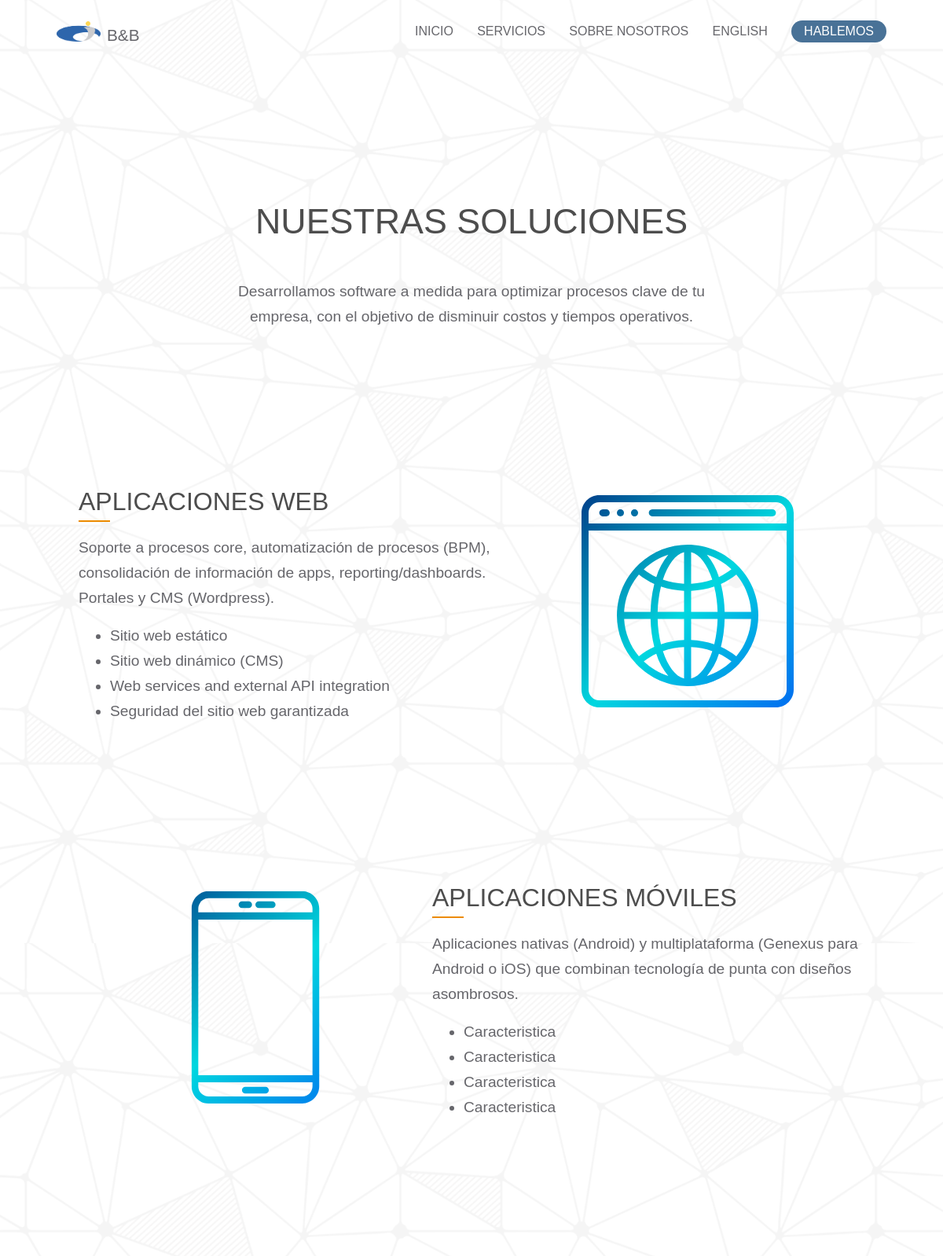
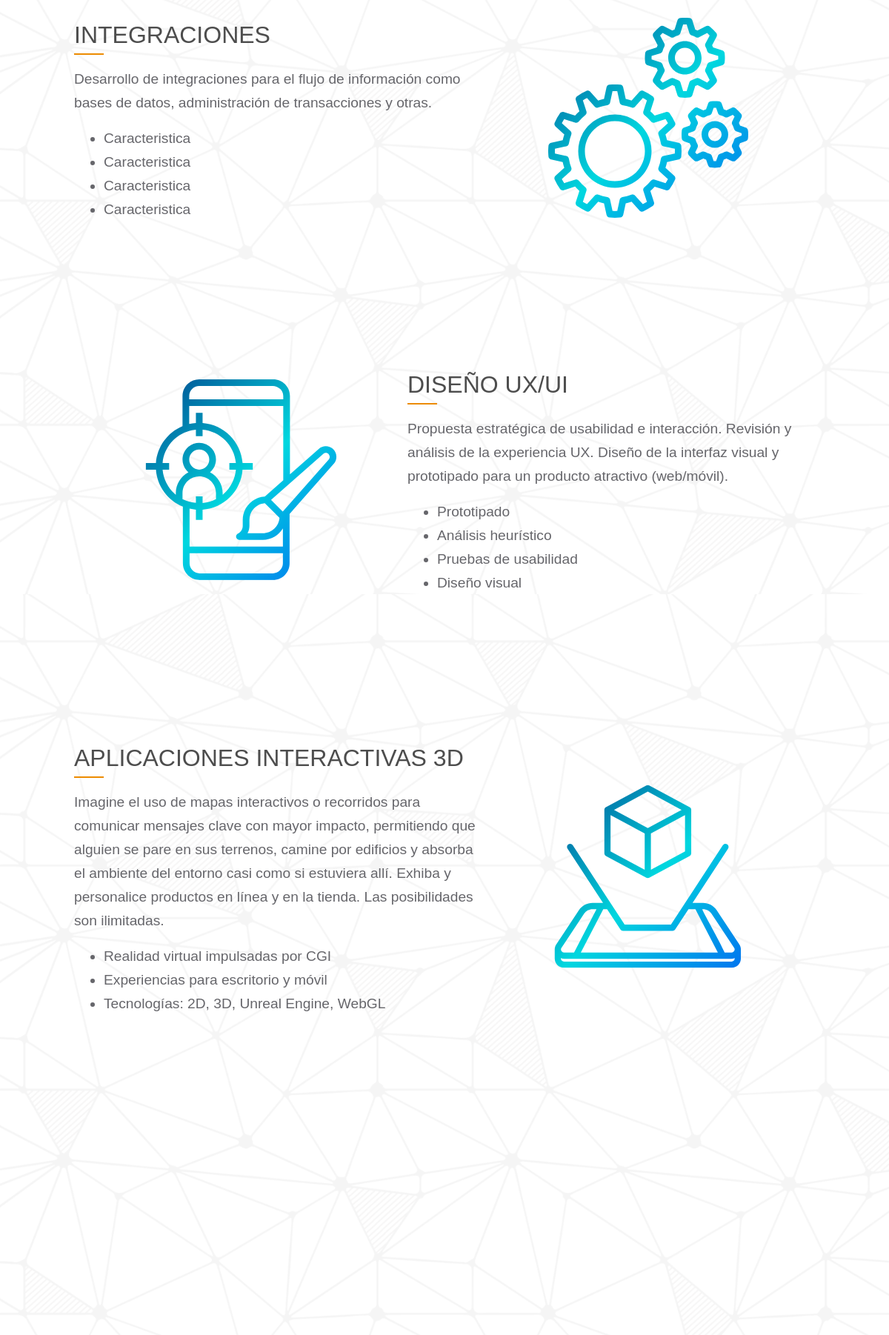
The app's page /servicios/ (upper part) with its own data (2 pictures, top to bottom).
### main/models.py (models this page shows, shortened)
class servicio(models.Model):
    icono = models.TextField(max_length=20000)
    titulo = models.CharField(max_length=30, help_text="Título")
    descripcion = models.TextField(max_length=200, help_text="Descripción")
    descripcion2 = models.TextField(max_length=400, help_text="Descripción2", blank=True)
    listado = models.TextField(max_length=1000, help_text="Listado", blank=True)

### main/views.py (the view)
# urls.py: path("servicios/", views.servicios, name="servicios"),
def servicios(response):
    servicios = servicio.objects.all()
    return render(response, "main/servicios.html", {'servicios': servicios})

### main/templates/main/servicios.html
{% extends 'main/base.html' %}
{% load static %}
{% load i18n %}
{% block content %}
    <div class="caja-intro">
        <div class="texto-intro envoltura">
            <h1>{% trans "Nuestras soluciones" %}</h1>
            <p>{% trans "Desarrollamos software a medida para optimizar procesos clave de tu empresa, con el objetivo de disminuir costos y tiempos operativos." %}</p>
        </div>
    </div>
    <div class="servicios envoltura">
        {% for servicio in servicios %}
        <div class="servicio">
            <div class="texto">
                <h2>{{ servicio.titulo }}</h2>
                <svg class="sub_linea" viewBox="0 0 40 2">
                    <path d="M 0 0 L 40 0"/>
                </svg>
                {% if not servicio.descripcion2%}
                    <p>{{ servicio.descripcion }}</p>
                {% else %}
                    <p>{{ servicio.descripcion2 }}</p>
                {% endif %}
                {{ servicio.listado|safe }}
            </div>
            <div class="icono">
                {{ servicio.icono|safe }}
            </div>
        </div>
        {% endfor %}
    </div>
{% endblock %}

### main/templates/main/base.html (shortened to what this page needs)
{% load static i18n %}
<html lang="en">
<head>
    <link rel="stylesheet" href="{% static 'main/css/style.css' %}">
    <link rel="stylesheet" href="{% static 'main/css/all.css' %}" media="screen">
</head>
<body>
    <div class="fondo"></div>
    <header>
        <div class="cabezal">
            <div class="envoltura">
                <a href="/inicio">
                    <img src="{% static 'main/img/Logo-01.png' %}">
                    <p>B&B</p>
                </a>
                <nav class="nav-line">
                    <ul>
                        <li><a href="/inicio">{% trans "Inicio" %}</a></li>
                        <li><a href="/servicios">{% trans "Servicios" %}</a></li>
                        <li><a href="/sobre">{% trans "Sobre Nosotros" %}</a></li>
                        {% get_current_language as LANGUAGE_CODE %}
                        {% get_available_languages as LANGUAGES %}
                        {% get_language_info_list for LANGUAGES as languages %}
                        <div class="btn-header">
                            <form action="{% url 'set_language' %}" method="post">
                                {% for language in languages %}
                                    {% if language.code != LANGUAGE_CODE %}
                                        <button type="submit" name="language" value="{{ language.code }}">{{ language.name_local }}</button>
                                    {% endif %}
                                {% endfor %}
                            </form>
                        </div>
                        <li><a href="/contacto" class="button">{% trans "Hablemos" %}</a></li>
                    </ul>
                </nav>
            </div>
        </div>
    </header>
    <main>
        <div id="content">
            {% block content %}
            {% endblock %}
        </div>
    </main>
</body>
</html>

### records on screen
servicio: titulo "APLICACIONES WEB", descripcion "Soporte a procesos core, automatización de procesos (BPM), consolidación de información de apps, reporting/dashboards. Portales y CMS (Wordpress).", listado "Sitio web estático Sitio web dinámico (CMS) Web services and external API integration Seguridad del sitio web garantizada"
servicio: titulo "APLICACIONES MÓVILES", descripcion "Aplicaciones nativas (Android) y multiplataforma (Genexus para Android o iOS) que combinan tecnología de punta con diseños asombrosos.", listado "Caracteristica Caracteristica Caracteristica Caracteristica"
servicio: titulo "INTEGRACIONES", descripcion "Desarrollo de integraciones para el flujo de información como bases de datos, administración de transacciones y otras.", listado "Caracteristica Caracteristica Caracteristica Caracteristica"
servicio: titulo "DISEÑO UX/UI", descripcion2 "Propuesta estratégica de usabilidad e interacción. Revisión y análisis de la experiencia UX. Diseño de la interfaz visual y prototipado para un producto atractivo (web/móvil).", listado "Prototipado Análisis heurístico Pruebas de usabilidad Diseño visual"
servicio: titulo "APLICACIONES INTERACTIVAS 3D", descripcion2 "Imagine el uso de mapas interactivos o recorridos para comunicar mensajes clave con mayor impacto, permitiendo que alguien se pare en sus terrenos, camine por edificios y absorba el ambiente del entorno casi como si estuviera allí. Exhiba y personalice productos en línea y en la tienda. Las posibilidades son ilimitadas.", listado "Realidad virtual impulsadas por CGI Experiencias para escritorio y móvil Tecnologías: 2D, 3D, Unreal Engine, WebGL"

### other values on screen
{{ language.name_local }} "ENGLISH"
